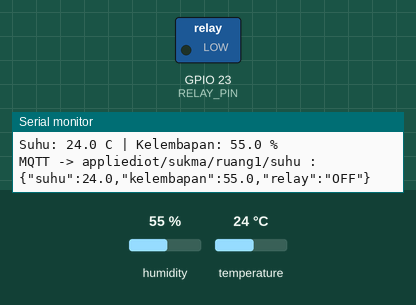
A sketch run on a simulated ESP32. Parts: switched loads named in the sketch (green lamp = pin HIGH), the last lines printed to the serial monitor. The inputs (shaded band) are chosen by the test bench; at power-on: temperature 24 °C, humidity 55 %. WiFi joins after 1.5 s; servers stay silent unless stated; no MQTT or app messages arrive unless stated.

Above: at 6.8 s.
6.9 s: temperature set to 29.3 °C
12.3 s: temperature set to 30.6 °C
At 14.6 s:
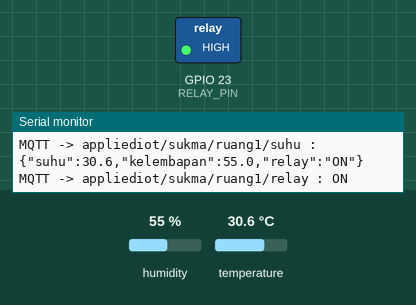
Timing chart, 0 to 16.1 s (numbered marks = the images above; inputs shaded):
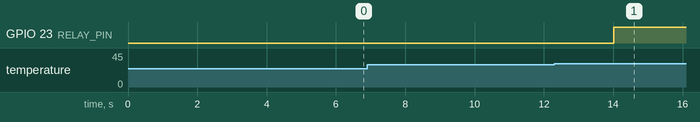

The sketch:

sketch.ino
```cpp
/*
 * Studi Kasus: Sistem Monitoring Suhu dan Kontrol Lampu Berbasis IoT
 * ESP32 DevKitC V4 + DHT22 + Modul Relay + MQTT (HiveMQ) — simulasi Wokwi
 *
 * - Membaca suhu & kelembapan DHT22 setiap 2 detik
 * - Mengirim data ke broker MQTT (JSON) secara berkala
 * - Relay ON saat suhu >= 30 °C, OFF saat suhu <= 27 °C (hysteresis)
 * - Status relay dikirim ke broker setiap kali berubah (retained)
 * - Tanpa delay() yang menghambat: semua penjadwalan memakai millis()
 */

#include <WiFi.h>
#include <PubSubClient.h>
#include <DHT.h>
#include "hysteresis.h"

// ---------- Konfigurasi WiFi Wokwi ----------
const char* ssid     = "Wokwi-GUEST";
const char* password = "";

// ---------- Konfigurasi MQTT ----------
const char* mqtt_server = "broker.hivemq.com";
const int   mqtt_port   = 1883;

// Topik MQTT (prefix unik agar tidak bentrok di broker publik)
const char* topic_suhu   = "appliediot/sukma/ruang1/suhu";    // JSON suhu + kelembapan
const char* topic_relay  = "appliediot/sukma/ruang1/relay";   // "ON" / "OFF" (retained)
const char* topic_online = "appliediot/sukma/ruang1/online";  // "online" / "offline" (LWT)

// ---------- Pin ----------
#define RELAY_PIN 23
#define DHT_PIN   15
#define DHT_TYPE  DHT22

// ---------- Interval (ms) ----------
const unsigned long SENSOR_INTERVAL     = 2000;  // DHT22 maksimal 0,5 Hz
const unsigned long WIFI_RETRY_INTERVAL = 5000;
const unsigned long MQTT_RETRY_INTERVAL = 5000;

WiFiClient espClient;
PubSubClient client(espClient);
DHT dht(DHT_PIN, DHT_TYPE);

bool relayState = false;          // kondisi awal relay mati
bool relayStatePublished = false; // status relay sudah terkirim ke broker?
float lastTemperature = NAN;
float lastHumidity = NAN;

unsigned long lastSensorRead = 0;
unsigned long lastWifiAttempt = 0;
unsigned long lastMqttAttempt = 0;

// Mengubah relay dan menandai bahwa status baru perlu dikirim
void setRelay(bool on) {
  if (on == relayState) return;
  relayState = on;
  digitalWrite(RELAY_PIN, relayState ? HIGH : LOW);
  relayStatePublished = false;
  Serial.printf("Relay %s (suhu %.1f C)\n", relayState ? "ON" : "OFF", lastTemperature);
}

// Mengirim status relay; jika MQTT putus, akan dikirim ulang setelah tersambung
void publishRelayState() {
  if (relayStatePublished || !client.connected()) return;
  if (client.publish(topic_relay, relayState ? "ON" : "OFF", true)) {
    relayStatePublished = true;
    Serial.printf("MQTT -> %s : %s\n", topic_relay, relayState ? "ON" : "OFF");
  }
}

void readSensor() {
  float t = dht.readTemperature();
  float h = dht.readHumidity();

  if (isnan(t) || isnan(h)) {
    Serial.println("Gagal membaca DHT22");
    return;
  }

  lastTemperature = t;
  lastHumidity = h;
  Serial.printf("Suhu: %.1f C | Kelembapan: %.1f %%\n", t, h);

  // Kontrol relay tetap berjalan walaupun WiFi/MQTT putus
  setRelay(nextRelayState(t, relayState));

  if (client.connected()) {
    char payload[96];
    snprintf(payload, sizeof(payload),
             "{\"suhu\":%.1f,\"kelembapan\":%.1f,\"relay\":\"%s\"}",
             t, h, relayState ? "ON" : "OFF");
    client.publish(topic_suhu, payload);
    Serial.printf("MQTT -> %s : %s\n", topic_suhu, payload);
  }
}

// Menjaga koneksi WiFi tanpa memblokir loop
void maintainWifi() {
  if (WiFi.status() == WL_CONNECTED) return;
  unsigned long now = millis();
  if (lastWifiAttempt != 0 && now - lastWifiAttempt < WIFI_RETRY_INTERVAL) return;
  lastWifiAttempt = now;
  Serial.println("Menghubungkan ke WiFi...");
  WiFi.disconnect();
  WiFi.begin(ssid, password, 6);  // kanal 6 = kanal Wokwi-GUEST, tanpa scan sehingga cepat terhubung
}

// Menjaga koneksi MQTT tanpa memblokir loop
void maintainMqtt() {
  if (WiFi.status() != WL_CONNECTED || client.connected()) return;
  unsigned long now = millis();
  if (lastMqttAttempt != 0 && now - lastMqttAttempt < MQTT_RETRY_INTERVAL) return;
  lastMqttAttempt = now;

  Serial.print("Menghubungkan MQTT...");
  String clientId = "ESP32-Suhu-";
  clientId += String((uint32_t)ESP.getEfuseMac(), HEX);

  // Last Will: broker mengirim "offline" jika ESP32 terputus tidak wajar
  if (client.connect(clientId.c_str(), topic_online, 1, true, "offline")) {
    Serial.println("terhubung");
    client.publish(topic_online, "online", true);
    relayStatePublished = false;  // kirim ulang status relay terkini
  } else {
    Serial.printf("gagal, rc=%d, coba lagi %lu detik\n",
                  client.state(), MQTT_RETRY_INTERVAL / 1000);
  }
}

void setup() {
  Serial.begin(115200);
  pinMode(RELAY_PIN, OUTPUT);
  digitalWrite(RELAY_PIN, LOW);
  dht.begin();

  WiFi.mode(WIFI_STA);
  client.setServer(mqtt_server, mqtt_port);

  Serial.println("Sistem monitoring suhu & kontrol lampu dimulai");
}

void loop() {
  static bool wifiWasConnected = false;
  bool wifiConnected = WiFi.status() == WL_CONNECTED;
  if (wifiConnected && !wifiWasConnected) {
    Serial.print("WiFi terhubung, IP: ");
    Serial.println(WiFi.localIP());
  }
  wifiWasConnected = wifiConnected;

  maintainWifi();
  maintainMqtt();
  client.loop();

  unsigned long now = millis();
  if (now - lastSensorRead >= SENSOR_INTERVAL) {
    lastSensorRead = now;
    readSensor();
  }

  publishRelayState();
}
```

hysteresis.h
```cpp
#pragma once

// Ambang hysteresis kontrol relay (derajat Celsius)
const float TEMP_ON  = 30.0;  // relay ON jika suhu >= 30 °C
const float TEMP_OFF = 27.0;  // relay OFF jika suhu <= 27 °C

// Menentukan status relay berikutnya berdasarkan suhu dan status saat ini.
// Di antara 27 °C dan 30 °C status sebelumnya dipertahankan (hysteresis).
inline bool nextRelayState(float temperature, bool currentState) {
  if (temperature >= TEMP_ON)  return true;
  if (temperature <= TEMP_OFF) return false;
  return currentState;
}
```

Measured:
- the behaviour switches between 29.9 and 30 °C on temperature (found by bisection; images 0 and 1)
- after the input at 12.3 s, GPIO 23 (RELAY_PIN): LOW → HIGH after 1.7 s
